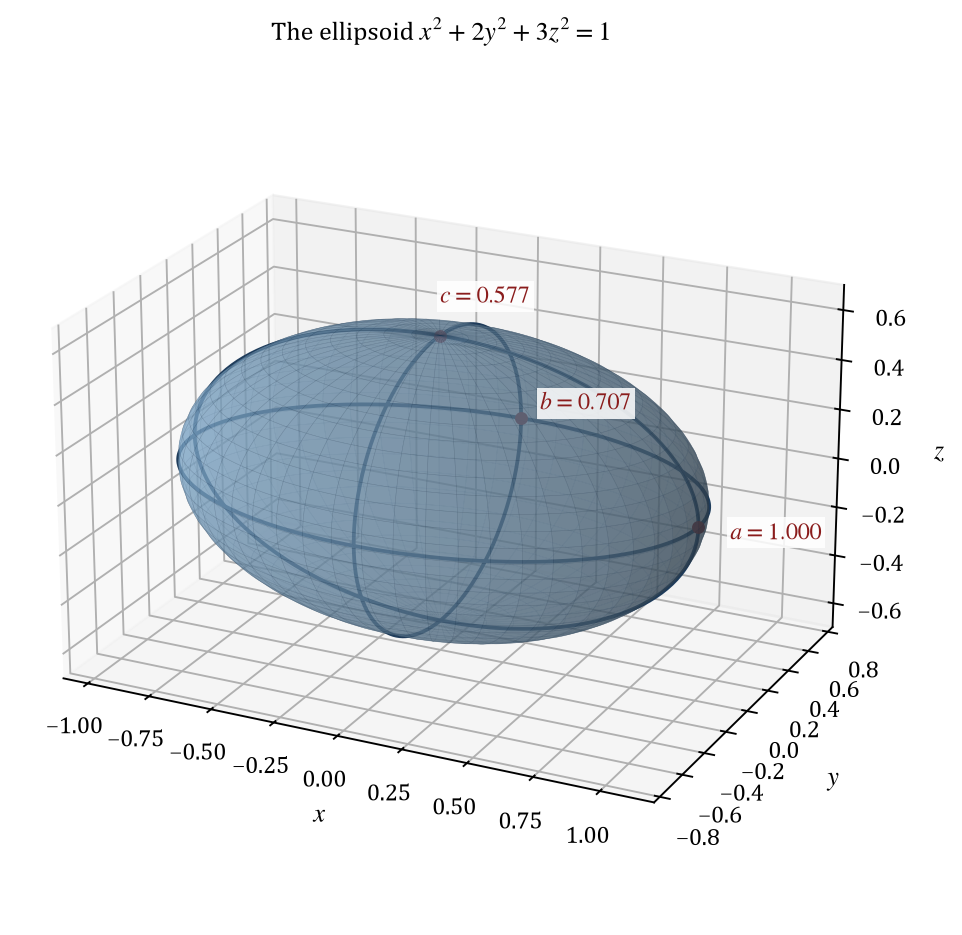

Source code (Python):
"""Draw the ellipsoid x**2 + 2*y**2 + 3*z**2 = 1 with its three semi-axes.

The surface is the boundary of the region that maximizes the integral. The
principal ellipses lie in the three coordinate planes, and the labelled points
are the intercepts with the coordinate axes.
"""

import base64

import matplotlib
import numpy as np
from mpl_toolkits.mplot3d import Axes3D  # noqa: F401  (registers the 3d projection)

matplotlib.use("Agg")
import matplotlib.pyplot as plt

plt.rcParams.update({
    "font.family": "serif",
    "font.serif": ["Cambria", "Times New Roman", "DejaVu Serif"],
    "mathtext.fontset": "stix",
    "font.size": 10,
    "axes.labelsize": 11,
    "axes.titlesize": 11,
})

semi_axis_x = 1.0
semi_axis_y = 1.0 / np.sqrt(2.0)
semi_axis_z = 1.0 / np.sqrt(3.0)

figure = plt.figure(figsize=(7.0, 5.6))
axes = figure.add_subplot(111, projection="3d")

polar_values = np.linspace(0.0, np.pi, 90)
azimuth_values = np.linspace(0.0, 2.0 * np.pi, 160)
polar_grid, azimuth_grid = np.meshgrid(polar_values, azimuth_values)
x_surface = semi_axis_x * np.sin(polar_grid) * np.cos(azimuth_grid)
y_surface = semi_axis_y * np.sin(polar_grid) * np.sin(azimuth_grid)
z_surface = semi_axis_z * np.cos(polar_grid)

axes.plot_surface(
    x_surface, y_surface, z_surface,
    color="#7fa8c9", linewidth=0.2, edgecolor=(0.12, 0.22, 0.32, 0.18),
    alpha=0.55, rstride=3, cstride=3, antialiased=True, shade=True,
)

# Principal ellipses in the three coordinate planes.
angle = np.linspace(0.0, 2.0 * np.pi, 300)
axes.plot(semi_axis_x * np.cos(angle), semi_axis_y * np.sin(angle), np.zeros_like(angle),
          color="#1f3d5c", linewidth=1.6)
axes.plot(semi_axis_x * np.cos(angle), np.zeros_like(angle), semi_axis_z * np.sin(angle),
          color="#1f3d5c", linewidth=1.6)
axes.plot(np.zeros_like(angle), semi_axis_y * np.cos(angle), semi_axis_z * np.sin(angle),
          color="#1f3d5c", linewidth=1.6)

# Intercepts with the coordinate axes.
intercepts = [
    (semi_axis_x, 0.0, 0.0, 1.12, 0.0, 0.0, r"$a = 1.000$"),
    (0.0, semi_axis_y, 0.0, 0.0, 0.88, 0.0, r"$b = 0.707$"),
    (0.0, 0.0, semi_axis_z, 0.0, 0.0, 0.73, r"$c = 0.577$"),
]
label_box = {"facecolor": "white", "edgecolor": "none", "alpha": 0.85, "pad": 1.5}
for point_x, point_y, point_z, text_x, text_y, text_z, label in intercepts:
    axes.scatter([point_x], [point_y], [point_z], color="#8a1c1c", s=20, depthshade=False)
    axes.text(text_x, text_y, text_z, label, fontsize=10, color="#8a1c1c",
              ha="left", va="center", zorder=20, bbox=label_box)

axes.set_xlabel(r"$x$", labelpad=6)
axes.set_ylabel(r"$y$", labelpad=6)
axes.set_zlabel(r"$z$", labelpad=4)
axes.set_xlim(-1.1, 1.2)
axes.set_ylim(-0.85, 0.85)
axes.set_zlim(-0.7, 0.7)
axes.set_box_aspect((semi_axis_x, semi_axis_y, semi_axis_z))
axes.view_init(elev=22, azim=-64)
axes.set_title(r"The ellipsoid $x^{2} + 2y^{2} + 3z^{2} = 1$", pad=12)

figure.tight_layout()
output_path = "part1_figure1.png"
figure.savefig(output_path, dpi=170, bbox_inches="tight", facecolor="white")
with open(output_path, "rb") as image_file:
    encoded = base64.b64encode(image_file.read()).decode("ascii")
with open("part1_figure1.b64.txt", "w", encoding="ascii") as text_file:
    text_file.write(encoded)
print(f"saved {output_path} and part1_figure1.b64.txt ({len(encoded)} base64 characters)")
